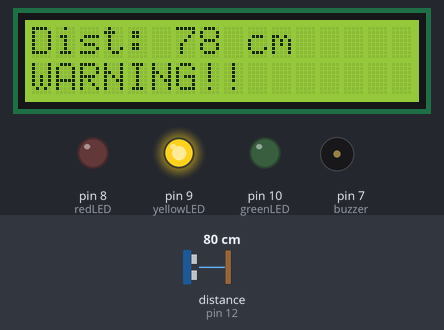
A sketch run on a simulated Arduino Uno, built with avr-gcc and run on an emulated ATmega328P. Shown: 16×2 character LCD, output pins drawn as LEDs (lit = HIGH), buzzer (waves = sounding). Wiring (inferred from the names in the program): ultrasonic range finder: trigger pin 11; echo pin 12. The test bench sets the inputs (shaded band); at power-on: distance to the obstacle (sensor on pin 12) 80 cm. The echo pulse lasts 58.3 µs per cm; pins used as bus, display or sensor lines are not drawn.

Above: at 2.2 s.
2.3 s: distance to the obstacle (sensor on pin 12) set to 35 cm
At 3.3 s:
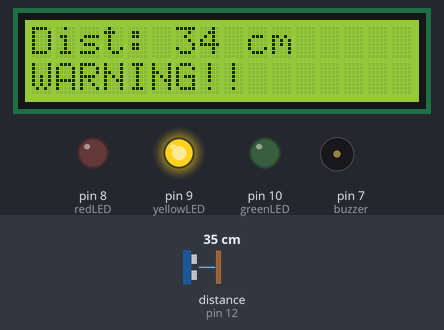
3.9 s: distance to the obstacle (sensor on pin 12) set to 28 cm
At 5.2 s:
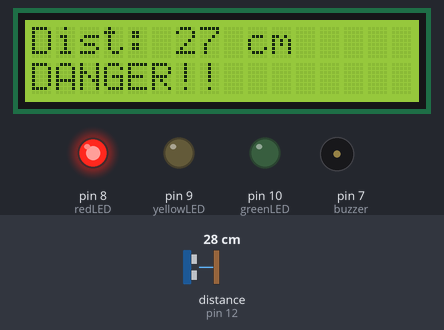
5.5 s: distance to the obstacle (sensor on pin 12) set to 120 cm
At 6.8 s:
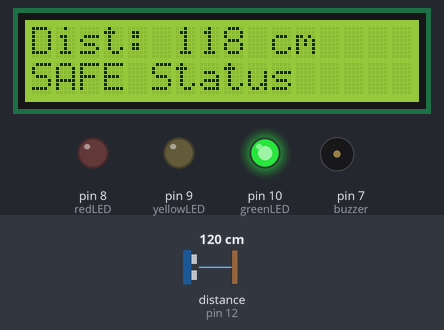
Timing chart, 0 to 8.5 s (numbered marks = the images above; inputs shaded):
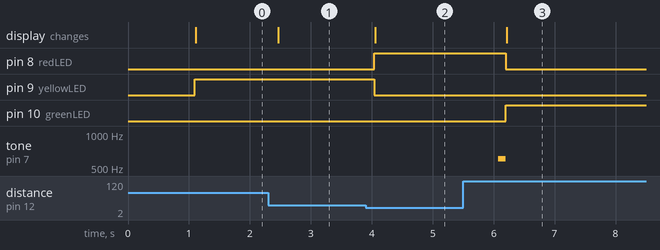

The sketch:

smart_alert_system.ino
```cpp
#include <Wire.h>
#include <LiquidCrystal_I2C.h>
LiquidCrystal_I2C lcd(0x27, 16, 2);
const int trigPin = 11;
const int echoPin = 12;
const int redLED = 8;
const int yellowLED = 9;
const int greenLED = 10;
const int buzzer = 7;
void setup() {
  pinMode(trigPin, OUTPUT);
  pinMode(echoPin, INPUT);
  pinMode(redLED, OUTPUT);
  pinMode(yellowLED, OUTPUT);
  pinMode(greenLED, OUTPUT);
  pinMode(buzzer, OUTPUT);

  lcd.init();
  lcd.backlight();
  lcd.setCursor(0, 0);
  lcd.print("System Active");
  delay(1000);
}

void loop() {
  long duration;
  int distance;
  digitalWrite(trigPin, LOW);
  delayMicroseconds(2);
  digitalWrite(trigPin, HIGH);
  delayMicroseconds(10);
  digitalWrite(trigPin, LOW);

  duration = pulseIn(echoPin, HIGH);
  distance = duration * 0.034 / 2;
  lcd.setCursor(0, 0);
  lcd.print("Dist: ");
  lcd.print(distance);
  lcd.print(" cm    ");

  if (distance > 100 || distance <= 0) {
    showSafe();
  }
  else if (distance <= 100 && distance > 30) {
    showWarning();
  }
  else if (distance <= 30) {
    showDanger();
  }

  delay(100);
}

void showSafe() {
  digitalWrite(greenLED, HIGH);
  digitalWrite(yellowLED, LOW);
  digitalWrite(redLED, LOW);
  noTone(buzzer);
  lcd.setCursor(0, 1);
  lcd.print("SAFE Status     ");
}

void showWarning() {
  digitalWrite(greenLED, LOW);
  digitalWrite(yellowLED, HIGH);
  digitalWrite(redLED, LOW);
  noTone(buzzer);
  lcd.setCursor(0, 1);
  lcd.print("WARNING!!       ");
}

void showDanger() {
  digitalWrite(greenLED, LOW);
  digitalWrite(yellowLED, LOW);
  digitalWrite(redLED, HIGH);
  lcd.setCursor(0, 1);
  lcd.print("DANGER!!        ");
  for (int hz = 600; hz < 1100; hz++) {
    tone(buzzer, hz);
    delay(2);
  }
  for (int hz = 1100; hz > 600; hz--) {
    tone(buzzer, hz);
    delay(2);
  }
}
```

Measured:
- the behaviour switches between 32 and 31 cm on distance to the obstacle (sensor on pin 12) (found by bisection; images 1 and 2)
- after the input at 2.3 s, the display: changes after 0.16 s (image 1)
- after the input at 3.9 s, pin 8 (redLED): LOW → HIGH after 0.14 s; pin 9 (yellowLED): HIGH → LOW after 0.14 s; the display: changes after 0.16 s (image 2)
- after the input at 5.5 s, pin 8 (redLED): HIGH → LOW after 0.70 s; pin 10 (greenLED): LOW → HIGH after 0.70 s; the display: changes after 0.72 s (image 3)
